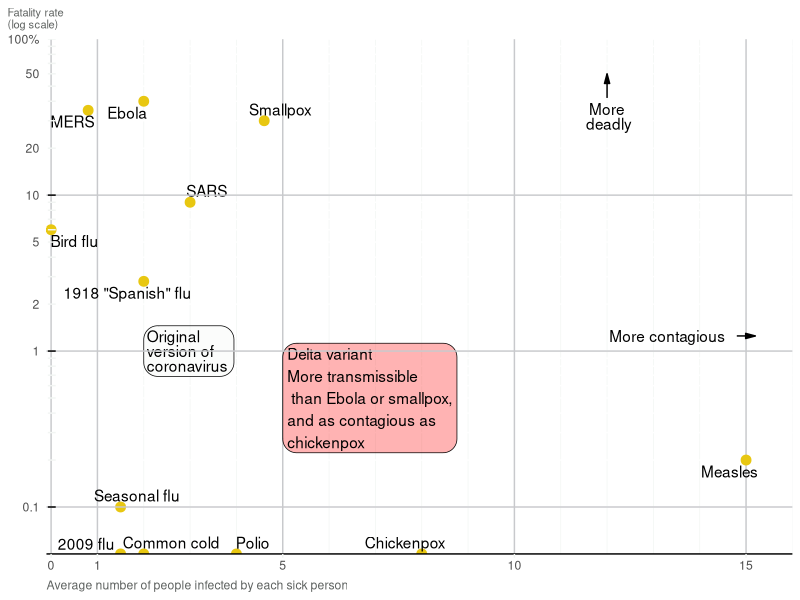

The R source for this figure:
## ---- chunk 1

knitr::opts_chunk$set(
  echo = TRUE,
  comment = "",
  fig.pos = "",
  warning = FALSE,
  tidy = TRUE,
  fig.align = "center",
  highlight = TRUE
)

library(tidyverse)
library(rlang)
## ---- chunk 2
library(dplyr)
fake_data <- tibble(
  virus = c(
    "Bird flu",
    "MERS",
    "Ebola",
    "SARS",
    "Smallpox",
    '1918 "Spanish" flu',
    "Seasonal flu",
    "2009 flu",
    "Common cold",
    "Polio",
    "Chickenpox",
    "Measles"
  ),
  fatality_rate = c(6, 35, 40, 9, 30, 2.8, .1, 0, 0, .05, 0, .2),
  R_nought = c(0, .8, 2, 3, 4.6, 2, 1.5, 1.5, 2, 4, 8, 15)
)

## ---- chunk 3
library(ggplot2)
library(ggrepel)

segment_params <-
  tibble(
    x = c(12, 14.8),
    xend = c(12, 15.2),
    y = c(42, 1.25),
    yend = c(60, 1.25)
  )
bold_ticks <- c(.1, 1, 10)
tick_params <-
  tibble(
    y = c(seq(0, 1, .1), seq(2, 10), seq(20, 100, 10)),
    yend = c(seq(0, 1, .1), seq(2, 10), seq(20, 100, 10)),
    x = -.07,
    xend = .1,
  )
ticks_color = if_else(tick_params$y %in% bold_ticks, "black", "#F2F5F3")
hline_params <-
  tibble(
    x = -.1,
    xend = 16,
    y = c(10 ^ (-1:1)),
    yend = y
  )
fake_data %>%
  ggplot(aes(x = R_nought, y = fatality_rate)) +
  geom_point(color = "#E8C711", size = 3) +
  annotate(
    geom = "label",
    x = 2,
    xend = 4,
    y = 1,
    yend = 1,
    label = "Original\nversion of\ncoronavirus",
    label.r = unit(.75, "lines"),
    lineheight = .8,
    hjust = 0,
    fill = "#F2F5F3",
    alpha = .3
  ) +
  annotate(
    geom = "label",
    x = 5,
    xend = 9,
    y = .5,
    yend = 1.5,
    label = "Delta variant\nMore transmissible\n than Ebola or smallpox,\nand as contagious as\nchickenpox",
    label.r = unit(.75, "lines"),
    linehieght = .8,
    linetype = "dashed",
    hjust = 0,
    fill = "red",
    alpha = .3
  ) +
  geom_text_repel(aes(label = virus),
                  min.segment.length = Inf,
                  box.padding = .2) +
  geom_segment(
    data = segment_params,
    aes(
      x = x,
      y = y,
      xend = xend,
      yend = yend
    ),
    color = "black",
    arrow = arrow(
      type = "closed",
      length = unit(.1, "inches"),
      angle = 15
    ),
    arrow.fill = "black",
    inherit.aes = FALSE
  ) +
  geom_segment(
    data = hline_params,
    aes_all(names(hline_params)),
    color = "#C8C9CC",
    inherit.aes = FALSE
  ) +
  geom_segment(data = tick_params,
               aes(
                 x = x,
                 y = y,
                 xend = xend,
                 yend = yend
               ),
               color = ticks_color) +
  annotate(
    "text",
    x = segment_params$x[1],
    y = segment_params$y[1] - 10,
    label = "More\n deadly",
    lineheight = .8,
    face = "bold"
  ) +
  annotate(
    "text",
    x = segment_params$x[2] - 1.5,
    y = segment_params$y[2],
    lineheight = 4,
    face = "bold",
    label = "More contagious"
  ) +
  scale_x_continuous(
    breaks = c(0, 1, seq(5, 15, 5)),
    minor_breaks = c(2:4, 6:9, 11:14, 16),
    expand = expansion()
  )  +
  scale_y_continuous(
    trans = "log10",
    breaks = c(seq(0, 1, .1), seq(2, 10), seq(20, 100, 10)),
    expand = expansion(),
    labels = c(
      "",
      "0.1",
      rep("", 8),
      "1",
      "2",
      rep("", 2),
      "5",
      rep("", 4),
      "10",
      "20",
      rep ("", 3),
      "50",
      rep("", 3),
      "100%"
    )
  ) +
  expand_limits(x = 16, y = c(-5, 100)) +
  labs(title = "Fatality rate\n(log scale)", caption = "Average number of people infected by each sick person") +
  theme(
    panel.background = element_rect(fill = "white"),
    panel.grid.major.x = element_line(color = "#C8C9CC"),
    panel.grid.minor.y = element_blank(),
    panel.grid.minor.x = element_line(color = "#F2F5F3"),
    axis.line.y = element_blank(),
    axis.line.x = element_line(color = "black"),
    axis.title = element_blank(),
    axis.ticks.x = element_line(color = "#F2F5F3"),
    axis.ticks.y = element_blank(),
    plot.title = element_text(size = 8, color = "#5F6361"),
    plot.title.position = "plot",
    plot.caption = element_text(color = "#5F6361", hjust = 0),
  ) 
